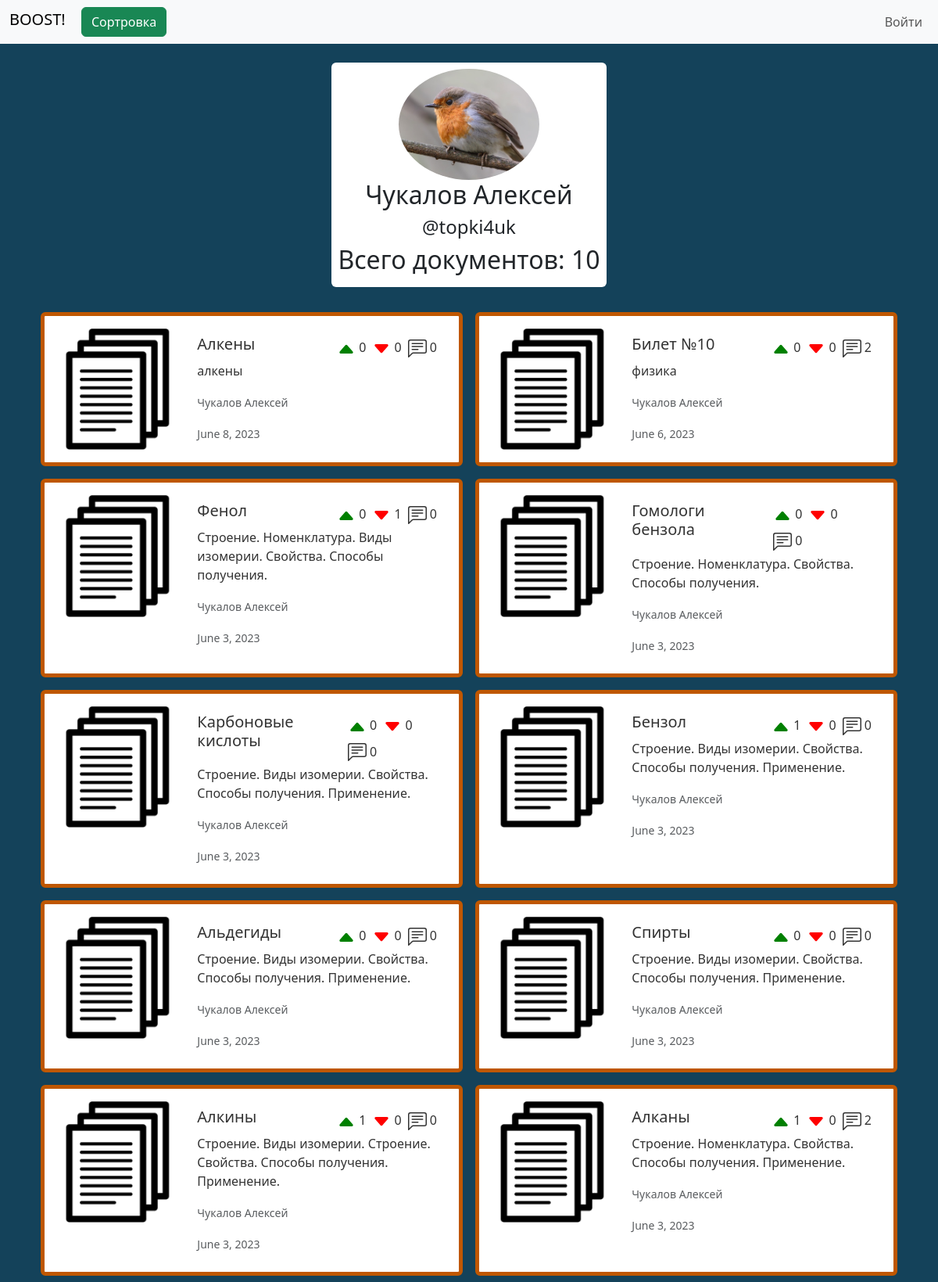
Page /id1/ on the earlier database version.
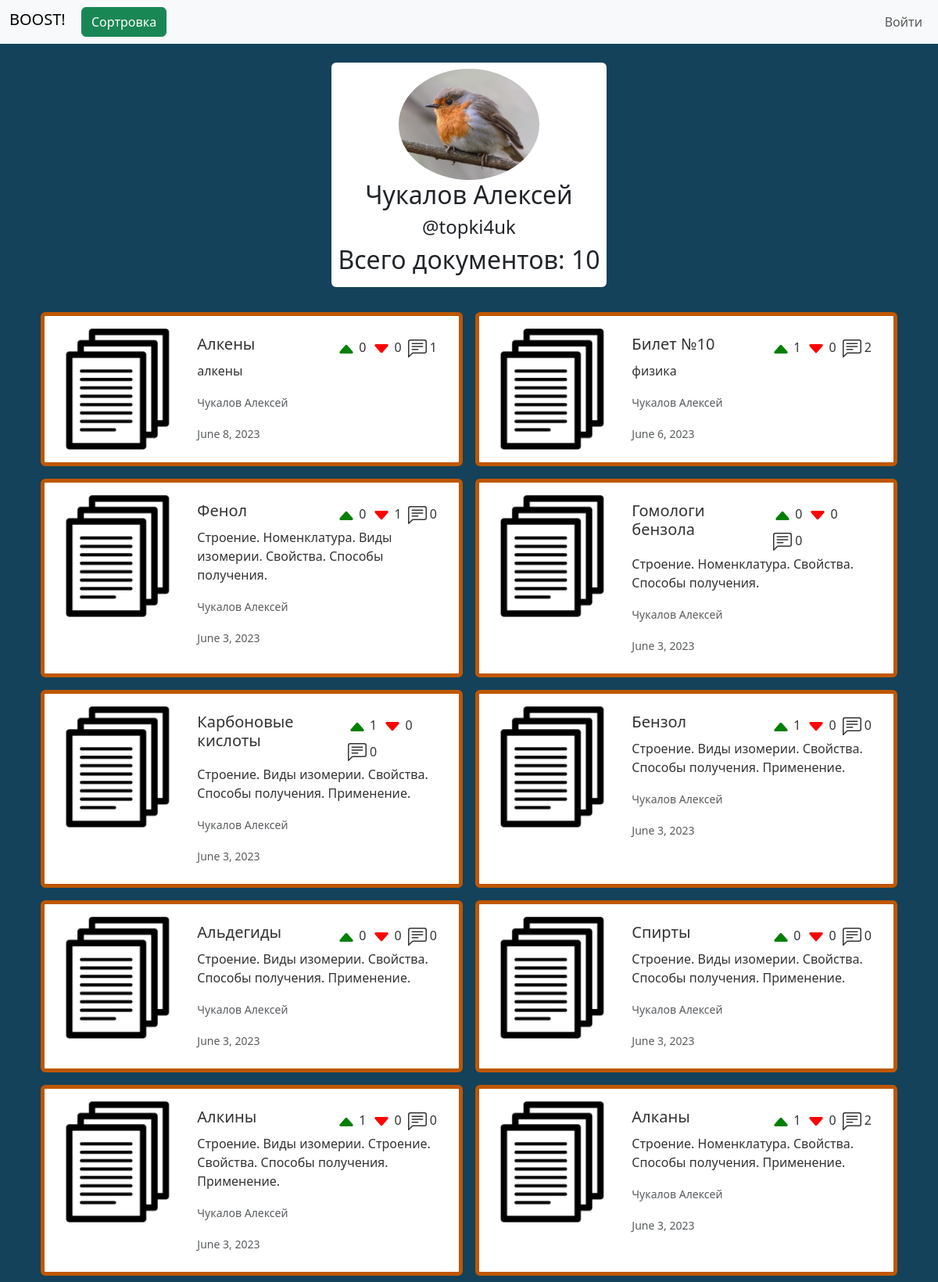
Same page on the later database version.
### app/models.py (models this page shows, shortened)
class Doc (models.Model):
    title = models.CharField(max_length=255)
    description = models.CharField(max_length=511, blank=True)
    link = models.URLField(max_length=255, unique=True)
    path = models.CharField(max_length=127)
    preview = models.ImageField(
        upload_to='media/',
        blank=False,
        default='media/default_images/default_document.png'
    )
    likes = models.IntegerField(default=0)
    dislikes = models.IntegerField(default=0)
    comments = models.IntegerField(default=0)
    studies = models.ManyToManyField(Study)
    subjects = models.ManyToManyField(Subject)
    author = models.ForeignKey(User, on_delete=models.CASCADE)
    date = models.DateField()

### accounts/models.py (models this page shows, shortened)
class User (AbstractBaseUser):
    objects = UserManager()
    email = models.EmailField(
        verbose_name='email address',
        max_length=255,
        unique=True
    )
    username = models.CharField(
        verbose_name='username',
        max_length=30,
        unique=True
    )
    avatar = models.ImageField(
        verbose_name='Avatar',
        default='media/default_images/default_avatar.png',
        upload_to='media/',
        blank=False,
    )
    first_name = models.CharField(
        verbose_name='first name',
        max_length=30
    )
    last_name = models.CharField(
        verbose_name='last name',
        max_length=30
    )
    bookmarks = models.ManyToManyField(
        Doc,
        blank=True
    )
    is_active = models.BooleanField(default=True)
    staff = models.BooleanField(default=False)
    admin = models.BooleanField(default=False)
    USERNAME_FIELD = 'email'
    REQUIRED_FIELDS = ['username', 'first_name', 'last_name']
    def __str__(self):
        return f'{self.last_name} {self.first_name}'

### app/views.py (the view)
# urls.py: path('id<int:pk>/', views.profile, name='profile'),
def profile(request, pk):
    context = {}
    user_profile = User.objects.get(pk=pk)
    docs = Doc.objects.filter(
        author=user_profile
    )
    if request.GET.get('drop'):
        return redirect(f'/id{request.user.pk}')
    sort_docs = SortDocs(request)
    sort_docs.convert()
    docs = sort_docs.make_request(docs)
    context['sort_form'] = TagsSortForm(
        initial={
            'studies': sort_docs.studies,
            'sort_type': sort_docs.sort_type_get,
            'subjects': sort_docs.subjects,
        }
    )
    context['search_form'] = SearchForm(
        initial={
            'q': sort_docs.search
        }
    )
    context['user_profile'] = user_profile
    context['docs'] = docs
    context['has_docs'] = True
    return render(request, 'profile.html', context)

### app/sort_docs.py (called while the page is built, shortened)
    def convert(self):
        if self.sort_type_get:
            self.sort_type = self.SORT_TYPES[int(self.sort_type_get) - 1]
        else:
            self.sort_type = '-pk'
        if self.subjects:
            self.query_subjects = Q(subjects__in=self.subjects)
        if self.studies:
            self.query_studies = Q(studies__in=self.studies)

    def make_request(self, docs=Doc.objects.all()):
        docs = docs.filter(
            self.query_subjects & self.query_studies & (self.query_title | self.query_description)
        ).order_by(self.sort_type)
        return docs

### app/tags.py (called while the page is built)
    def __str__(self):
        return self.name

    def __str__(self):
        return self.level

### app/templates/profile.html (shortened to what this page needs)
<!DOCTYPE html>
{% load static %}
<html lang="en">
<head>
    <link rel="stylesheet" href="{% static 'bootstrap.min.css' %}">
    <link rel="stylesheet" href="{% static 'styles/profile.css' %}">
    <link rel="stylesheet" href="{% static 'styles/main.css' %}">
</head>
<body>
    <header class="mb-4">
        {% include 'menu.html' %}
    </header>
    <main>
        <section class="d-flex justify-content-center">
            <section class="d-flex align-items-center flex-column mb-4 p-2 bg-body rounded">
                <img class="rounded-circle" id="avatar" src="{{user_profile.avatar.url}}" alt="">
                <h2 class="text-center">{{user_profile}}</h2>
                <h4 class="text-center">@{{user_profile.username}}</h4>
                <h2>Всего документов: {{docs.count}}</h2>
            </section>
        </section>
            <section class="d-flex justify-content-center flex-wrap">
                {% for doc in docs %}
                    <div class="cardDoc card border-5 m-2 p-2" style="max-width: 540px;">
                        <a href="/document{{doc.pk}}" class="cardLink">
                        <div class="row g-0">
                        <div class="col-md-4 p-2 align-bottom">
                            <img src="{{doc.preview.url}}" class="img-fluid rounded-start" alt="">
                        </div>
                            <div class="col-md-8">
                                <div class="card-body">
                                    <div class="d-flex justify-content-between">
                                        <h5 class="card-title">{{doc.title}}</h5>
                                        <div class="d-flex flex-wrap">
                                            <p class="m-1">{% include 'note_icons/caret_up_fill.html' %} {{doc.likes}}</p>
                                            <p class="m-1">{% include 'note_icons/caret_down_fill.html' %} {{doc.dislikes}}</p>
                                            <p class="m-1">{% include 'note_icons/comment.html' %} {{doc.comments}}</p>
                                        </div>
                                    </div>
                                        <p class="card-text">{{doc.description}}</p>
                                        <p class="card-text"><small class="text-body-secondary">{{doc.author}}</small></p>
                                        <p class="card-text"><small class="text-body-secondary">{{doc.date}}</small></p>
                                    </div>
                                </div>
                            </div>
                        </a>
                        </div>
                {% endfor %}
            </section>
    </main>
</body>
</html>

### app/templates/note_icons/caret_up_fill.html
<svg xmlns="http://www.w3.org/2000/svg" width="24" height="24" fill="currentColor" class="bi bi-caret-up-fill" viewBox="0 0 16 16">
  <g color="green">
    <path d="m7.247 4.86-4.796 5.481c-.566.647-.106 1.659.753 1.659h9.592a1 1 0 0 0 .753-1.659l-4.796-5.48a1 1 0 0 0-1.506 0z"/>
  </g>
</svg>

### app/templates/note_icons/caret_down_fill.html
<svg xmlns="http://www.w3.org/2000/svg" width="24" height="24" fill="currentColor" class="bi bi-caret-down-fill" viewBox="0 0 16 16">
  <g color="red">
    <path d="M7.247 11.14 2.451 5.658C1.885 5.013 2.345 4 3.204 4h9.592a1 1 0 0 1 .753 1.659l-4.796 5.48a1 1 0 0 1-1.506 0z"/>
  </g>
</svg>

Differences in the rows shown:
changed Doc "Алкены": comments "0" → "1"
changed Doc "Билет №10": likes "0" → "1"
changed Doc "Карбоновые кислоты": likes "0" → "1"
